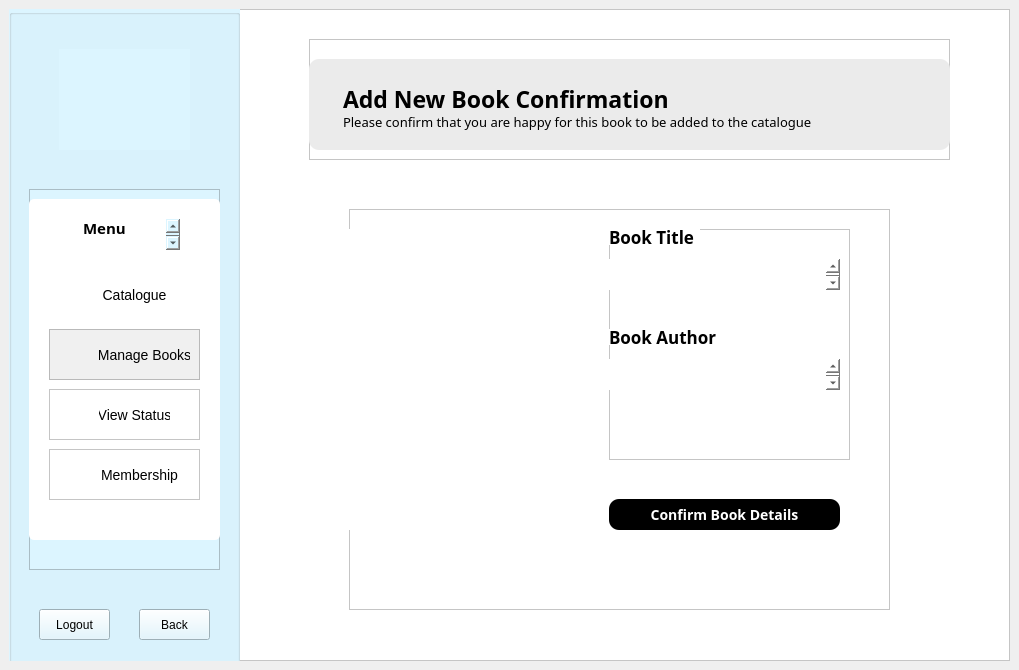
<?xml version="1.0" encoding="UTF-8"?>
<ui version="4.0">
 <class>AdminBookConfirmation</class>
 <widget class="QMainWindow" name="AdminBookConfirmation">
  <property name="geometry">
   <rect>
    <x>0</x>
    <y>0</y>
    <width>1019</width>
    <height>670</height>
   </rect>
  </property>
  <property name="windowTitle">
   <string>MainWindow</string>
  </property>
  <widget class="QWidget" name="centralwidget">
   <layout class="QVBoxLayout" name="verticalLayout">
    <item>
     <widget class="QFrame" name="frame_2">
      <property name="styleSheet">
       <string notr="true">background: white;</string>
      </property>
      <property name="frameShape">
       <enum>QFrame::StyledPanel</enum>
      </property>
      <property name="frameShadow">
       <enum>QFrame::Raised</enum>
      </property>
      <widget class="QGroupBox" name="menuPanel_2">
       <property name="geometry">
        <rect>
         <x>0</x>
         <y>0</y>
         <width>231</width>
         <height>671</height>
        </rect>
       </property>
       <property name="styleSheet">
        <string notr="true">background: rgb(220, 245, 255);</string>
       </property>
       <property name="title">
        <string/>
       </property>
       <widget class="QLabel" name="logo_2">
        <property name="geometry">
         <rect>
          <x>50</x>
          <y>40</y>
          <width>131</width>
          <height>101</height>
         </rect>
        </property>
        <property name="text">
         <string/>
        </property>
        <property name="pixmap">
         <pixmap resource="Resources.qrc">:/images/logo.png</pixmap>
        </property>
        <property name="scaledContents">
         <bool>true</bool>
        </property>
       </widget>
       <widget class="QFrame" name="menu_2">
        <property name="geometry">
         <rect>
          <x>20</x>
          <y>180</y>
          <width>191</width>
          <height>381</height>
         </rect>
        </property>
        <property name="frameShape">
         <enum>QFrame::StyledPanel</enum>
        </property>
        <property name="frameShadow">
         <enum>QFrame::Raised</enum>
        </property>
        <widget class="QListWidget" name="listWidget_3">
         <property name="geometry">
          <rect>
           <x>0</x>
           <y>10</y>
           <width>191</width>
           <height>341</height>
          </rect>
         </property>
         <property name="styleSheet">
          <string notr="true">background: white;
border-radius: 5px;</string>
         </property>
         <property name="frameShadow">
          <enum>QFrame::Raised</enum>
         </property>
        </widget>
        <widget class="QPlainTextEdit" name="plainTextEdit_7">
         <property name="geometry">
          <rect>
           <x>50</x>
           <y>30</y>
           <width>101</width>
           <height>31</height>
          </rect>
         </property>
         <property name="styleSheet">
          <string notr="true">font-family: Baloo 2;
font-weight: bold;
background: white;
font-size: 15px;
</string>
         </property>
         <property name="frameShape">
          <enum>QFrame::NoFrame</enum>
         </property>
         <property name="frameShadow">
          <enum>QFrame::Plain</enum>
         </property>
         <property name="plainText">
          <string>Admin Menu</string>
         </property>
         <property name="backgroundVisible">
          <bool>false</bool>
         </property>
        </widget>
        <widget class="QFrame" name="catalogue_2">
         <property name="geometry">
          <rect>
           <x>20</x>
           <y>80</y>
           <width>151</width>
           <height>51</height>
          </rect>
         </property>
         <property name="styleSheet">
          <string notr="true">background: white;
border-radius: 5px;</string>
         </property>
         <property name="frameShape">
          <enum>QFrame::StyledPanel</enum>
         </property>
         <property name="frameShadow">
          <enum>QFrame::Raised</enum>
         </property>
         <widget class="QLabel" name="label_9">
          <property name="geometry">
           <rect>
            <x>10</x>
            <y>10</y>
            <width>31</width>
            <height>31</height>
           </rect>
          </property>
          <property name="text">
           <string/>
          </property>
          <property name="pixmap">
           <pixmap resource="Resources.qrc">:/images/Icons/books.png</pixmap>
          </property>
          <property name="scaledContents">
           <bool>true</bool>
          </property>
         </widget>
         <widget class="QPushButton" name="catalogue_3">
          <property name="geometry">
           <rect>
            <x>50</x>
            <y>10</y>
            <width>71</width>
            <height>31</height>
           </rect>
          </property>
          <property name="styleSheet">
           <string notr="true">QPushButton {
background: transparent;
font-size: 14px;
border: none;
}

QPushButton:hover {
	color: rgb(124, 204, 241);
}</string>
          </property>
          <property name="text">
           <string>Catalogue</string>
          </property>
          <property name="autoDefault">
           <bool>false</bool>
          </property>
         </widget>
        </widget>
        <widget class="QFrame" name="manageBooks_2">
         <property name="geometry">
          <rect>
           <x>20</x>
           <y>140</y>
           <width>151</width>
           <height>51</height>
          </rect>
         </property>
         <property name="styleSheet">
          <string notr="true">background: rgb(240, 240, 240);</string>
         </property>
         <property name="frameShape">
          <enum>QFrame::StyledPanel</enum>
         </property>
         <property name="frameShadow">
          <enum>QFrame::Raised</enum>
         </property>
         <widget class="QLabel" name="label_10">
          <property name="geometry">
           <rect>
            <x>10</x>
            <y>10</y>
            <width>31</width>
            <height>31</height>
           </rect>
          </property>
          <property name="text">
           <string/>
          </property>
          <property name="pixmap">
           <pixmap resource="Resources.qrc">:/images/Icons/book.png</pixmap>
          </property>
          <property name="scaledContents">
           <bool>true</bool>
          </property>
         </widget>
         <widget class="QPushButton" name="manageBooks_3">
          <property name="geometry">
           <rect>
            <x>50</x>
            <y>10</y>
            <width>91</width>
            <height>31</height>
           </rect>
          </property>
          <property name="styleSheet">
           <string notr="true">QPushButton {
background: transparent;
font-size: 14px;
border: none;
}

QPushButton:hover {
	color: rgb(124, 204, 241);
}</string>
          </property>
          <property name="text">
           <string>Manage Books</string>
          </property>
         </widget>
        </widget>
        <widget class="QFrame" name="status_2">
         <property name="geometry">
          <rect>
           <x>20</x>
           <y>200</y>
           <width>151</width>
           <height>51</height>
          </rect>
         </property>
         <property name="styleSheet">
          <string notr="true">background: white;</string>
         </property>
         <property name="frameShape">
          <enum>QFrame::StyledPanel</enum>
         </property>
         <property name="frameShadow">
          <enum>QFrame::Raised</enum>
         </property>
         <widget class="QLabel" name="label_11">
          <property name="geometry">
           <rect>
            <x>10</x>
            <y>10</y>
            <width>31</width>
            <height>31</height>
           </rect>
          </property>
          <property name="text">
           <string/>
          </property>
          <property name="pixmap">
           <pixmap resource="Resources.qrc">:/images/Icons/status.png</pixmap>
          </property>
          <property name="scaledContents">
           <bool>true</bool>
          </property>
         </widget>
         <widget class="QPushButton" name="status_3">
          <property name="geometry">
           <rect>
            <x>50</x>
            <y>10</y>
            <width>71</width>
            <height>31</height>
           </rect>
          </property>
          <property name="styleSheet">
           <string notr="true">QPushButton {
background: transparent;
font-size: 14px;
border: none;
}

QPushButton:hover {
	color: rgb(124, 204, 241);
}</string>
          </property>
          <property name="text">
           <string>View Status</string>
          </property>
         </widget>
        </widget>
        <widget class="QFrame" name="membership_2">
         <property name="geometry">
          <rect>
           <x>20</x>
           <y>260</y>
           <width>151</width>
           <height>51</height>
          </rect>
         </property>
         <property name="styleSheet">
          <string notr="true">background: white;</string>
         </property>
         <property name="frameShape">
          <enum>QFrame::StyledPanel</enum>
         </property>
         <property name="frameShadow">
          <enum>QFrame::Raised</enum>
         </property>
         <widget class="QLabel" name="label_12">
          <property name="geometry">
           <rect>
            <x>10</x>
            <y>10</y>
            <width>31</width>
            <height>31</height>
           </rect>
          </property>
          <property name="text">
           <string/>
          </property>
          <property name="pixmap">
           <pixmap resource="Resources.qrc">:/images/Icons/user.png</pixmap>
          </property>
          <property name="scaledContents">
           <bool>true</bool>
          </property>
         </widget>
         <widget class="QPushButton" name="membership_3">
          <property name="geometry">
           <rect>
            <x>50</x>
            <y>10</y>
            <width>81</width>
            <height>31</height>
           </rect>
          </property>
          <property name="styleSheet">
           <string notr="true">QPushButton {
background: transparent;
font-size: 14px;
border: none;
}

QPushButton:hover {
	color: rgb(124, 204, 241);
}</string>
          </property>
          <property name="text">
           <string>Membership</string>
          </property>
         </widget>
        </widget>
       </widget>
       <widget class="QPushButton" name="pushButton_3">
        <property name="geometry">
         <rect>
          <x>30</x>
          <y>600</y>
          <width>71</width>
          <height>31</height>
         </rect>
        </property>
        <property name="styleSheet">
         <string notr="true">QPushButton:hover {
	color: rgb(106, 146, 255);
}</string>
        </property>
        <property name="text">
         <string>Logout</string>
        </property>
       </widget>
       <widget class="QPushButton" name="back_2">
        <property name="geometry">
         <rect>
          <x>130</x>
          <y>600</y>
          <width>71</width>
          <height>31</height>
         </rect>
        </property>
        <property name="styleSheet">
         <string notr="true">/*QPushButton {
background: white;
}*/

QPushButton:hover {
	color: rgb(106, 146, 255);
}</string>
        </property>
        <property name="text">
         <string>Back</string>
        </property>
        <property name="icon">
         <iconset theme="go-previous">
          <normaloff>.</normaloff>.</iconset>
        </property>
       </widget>
      </widget>
      <widget class="QFrame" name="heading_4">
       <property name="geometry">
        <rect>
         <x>300</x>
         <y>30</y>
         <width>641</width>
         <height>121</height>
        </rect>
       </property>
       <property name="frameShape">
        <enum>QFrame::StyledPanel</enum>
       </property>
       <property name="frameShadow">
        <enum>QFrame::Raised</enum>
       </property>
       <widget class="QPlainTextEdit" name="plainTextEdit_12">
        <property name="geometry">
         <rect>
          <x>0</x>
          <y>20</y>
          <width>641</width>
          <height>91</height>
         </rect>
        </property>
        <property name="styleSheet">
         <string notr="true">background: rgb(235, 235, 235);
border-radius: 10px;</string>
        </property>
        <property name="frameShadow">
         <enum>QFrame::Raised</enum>
        </property>
        <property name="plainText">
         <string/>
        </property>
       </widget>
       <widget class="QPlainTextEdit" name="plainTextEdit_13">
        <property name="geometry">
         <rect>
          <x>30</x>
          <y>40</y>
          <width>371</width>
          <height>41</height>
         </rect>
        </property>
        <property name="styleSheet">
         <string notr="true">font-family: Baloo 2;
font-weight: bold;
font-size: 23px;
background: transparent;</string>
        </property>
        <property name="frameShape">
         <enum>QFrame::NoFrame</enum>
        </property>
        <property name="verticalScrollBarPolicy">
         <enum>Qt::ScrollBarAlwaysOff</enum>
        </property>
        <property name="plainText">
         <string>Add New Book Confirmation</string>
        </property>
       </widget>
       <widget class="QPlainTextEdit" name="plainTextEdit_14">
        <property name="geometry">
         <rect>
          <x>30</x>
          <y>70</y>
          <width>571</width>
          <height>31</height>
         </rect>
        </property>
        <property name="styleSheet">
         <string notr="true">background: transparent;
font-family: Baloo 2;
font-size: 13px;</string>
        </property>
        <property name="frameShape">
         <enum>QFrame::NoFrame</enum>
        </property>
        <property name="verticalScrollBarPolicy">
         <enum>Qt::ScrollBarAlwaysOff</enum>
        </property>
        <property name="plainText">
         <string>Please confirm that you are happy for this book to be added to the catalogue</string>
        </property>
       </widget>
      </widget>
      <widget class="QFrame" name="frame_10">
       <property name="geometry">
        <rect>
         <x>340</x>
         <y>200</y>
         <width>541</width>
         <height>401</height>
        </rect>
       </property>
       <property name="frameShape">
        <enum>QFrame::StyledPanel</enum>
       </property>
       <property name="frameShadow">
        <enum>QFrame::Raised</enum>
       </property>
       <widget class="QPushButton" name="confirmDetails">
        <property name="geometry">
         <rect>
          <x>260</x>
          <y>290</y>
          <width>231</width>
          <height>31</height>
         </rect>
        </property>
        <property name="styleSheet">
         <string notr="true">QPushButton {
font-size: 14px;
border-radius: 10px;
background: black;
font-family: open sans;
color: white;
font-weight: bold;
}

QPushButton:hover {
	color: rgb(106, 146, 255);
}</string>
        </property>
        <property name="text">
         <string>Confirm Book Details</string>
        </property>
       </widget>
       <widget class="QLabel" name="label">
        <property name="geometry">
         <rect>
          <x>0</x>
          <y>20</y>
          <width>221</width>
          <height>301</height>
         </rect>
        </property>
        <property name="text">
         <string/>
        </property>
        <property name="pixmap">
         <pixmap resource="Resources.qrc">:/images/book-covers/book12.png</pixmap>
        </property>
        <property name="scaledContents">
         <bool>true</bool>
        </property>
       </widget>
       <widget class="QFrame" name="frame_3">
        <property name="geometry">
         <rect>
          <x>260</x>
          <y>20</y>
          <width>241</width>
          <height>231</height>
         </rect>
        </property>
        <property name="frameShape">
         <enum>QFrame::StyledPanel</enum>
        </property>
        <property name="frameShadow">
         <enum>QFrame::Raised</enum>
        </property>
        <widget class="QLabel" name="label_4">
         <property name="geometry">
          <rect>
           <x>0</x>
           <y>0</y>
           <width>91</width>
           <height>16</height>
          </rect>
         </property>
         <property name="styleSheet">
          <string notr="true">font-family: Baloo 2;
font-size: 17px;
font-weight: bold;</string>
         </property>
         <property name="text">
          <string>Book Title</string>
         </property>
        </widget>
        <widget class="QLabel" name="label_13">
         <property name="geometry">
          <rect>
           <x>0</x>
           <y>100</y>
           <width>121</width>
           <height>16</height>
          </rect>
         </property>
         <property name="styleSheet">
          <string notr="true">font-family: Baloo 2;
font-size: 17px;
font-weight: bold;</string>
         </property>
         <property name="text">
          <string>Book Author</string>
         </property>
        </widget>
        <widget class="QTextEdit" name="textEditOutputTitle">
         <property name="geometry">
          <rect>
           <x>0</x>
           <y>30</y>
           <width>231</width>
           <height>31</height>
          </rect>
         </property>
         <property name="styleSheet">
          <string notr="true">font-family: Baloo 2;
font-size: 17px;</string>
         </property>
         <property name="frameShape">
          <enum>QFrame::NoFrame</enum>
         </property>
        </widget>
        <widget class="QTextEdit" name="textEditOutputAuthor">
         <property name="geometry">
          <rect>
           <x>0</x>
           <y>130</y>
           <width>231</width>
           <height>31</height>
          </rect>
         </property>
         <property name="styleSheet">
          <string notr="true">font-family: Baloo 2;
font-size: 17px;</string>
         </property>
         <property name="frameShape">
          <enum>QFrame::NoFrame</enum>
         </property>
         <property name="frameShadow">
          <enum>QFrame::Plain</enum>
         </property>
        </widget>
       </widget>
      </widget>
     </widget>
    </item>
   </layout>
  </widget>
 </widget>
 <resources>
  <include location="Resources.qrc"/>
 </resources>
 <connections/>
</ui>
